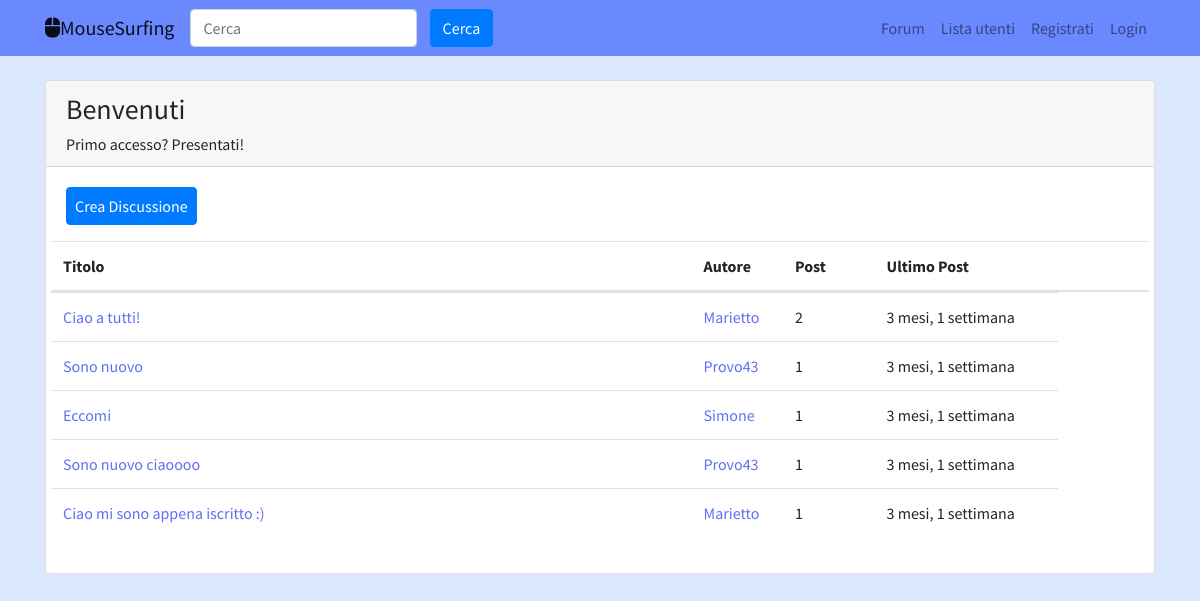
/sezioni/sezione/1, run on the app's committed database.
### logica_sezioni/models.py (models this page shows, shortened)
class Sezione(models.Model):
    nome_sezione = models.CharField(max_length=90)
    descrizione = models.CharField(max_length=90, blank=True, null=True)
    logo_sezione = models.ImageField(blank=True, null=True)
    class Meta:
        verbose_name = "Sezione"
        verbose_name_plural = "Sezioni"

class Discussione(models.Model):
    titolo = models.CharField(max_length=100)
    data_creazione = models.DateTimeField(auto_now_add=True) #la data di creazione della discussione verrà impostata nel momento della creazione dello stesso secondo l'orario attuale.
    autore_discussione = models.ForeignKey(User, on_delete=models.CASCADE, related_name="discussioni")
    sezione_appartenenza = models.ForeignKey(Sezione, on_delete=models.CASCADE) #senza related_name si richiamerà discussione_set
    class Meta:
        verbose_name = "Discussione"
        verbose_name_plural = "Discussioni"
    def get_absolute_url(self):
        return reverse("visualizza_discussione", kwargs={"pk": self.pk})

class Post(models.Model):
    autore_post = models.ForeignKey(User, on_delete=models.CASCADE, related_name = "posts")
    contenuto = models.TextField()
    data_creazione = models.DateTimeField(auto_now_add=True)
    discussione = models.ForeignKey(Discussione, on_delete=models.CASCADE)
    class Meta:
        verbose_name = "Post"
        verbose_name_plural = "Posts"

### logica_sezioni/views.py (the view)
# urls.py: path('sezione/<int:pk>', visualizzaSezione, name='sezione_view'),
def visualizzaSezione(request, pk):
    sezione = get_object_or_404(Sezione, pk=pk)
    discussioni_sezione = Discussione.objects.filter(sezione_appartenenza=sezione).order_by("-data_creazione")
    context = {"sezione": sezione, "discussioni": discussioni_sezione}
    return render(request, "sezioni_singole.html", context)

### logica_sezioni/templates/sezioni_singole.html (shortened to what this page needs)
{% extends 'base.html' %}
{% block content %}
<div class="card my-3">
    <div class="card-header">
        <h3>{{ sezione.nome_sezione }}</h3>
        <h6 class="card-text">{{ sezione.descrizione }}</h6>
    </div>
    <div class="card-body">
        <a class="btn btn-primary px-2 mx-0" href="{% url 'crea_discussione' pk=sezione.pk %}">Crea Discussione</a>
        <table class="table mt-3">
            <thead>
                <tr class="row">
                    <th class="col-lg-7 col-4">Titolo</th>
                    <th class="col-lg-1 col-3">Autore</th>
                    <th class="col-lg-1 col-2">Post</th>
                    <th class="col-lg-3 col-3">Ultimo Post</th>
                </tr>
            </thead>
            <tbody>
                <tr class="row">
                    {% for discussione in discussioni %}
                    <td class="col-lg-7 col-4">
                        <a href="{{ discussione.get_absolute_url }}">{{ discussione.titolo }}</a>
                    </td>
                    <td class="col-lg-1 col-3">
                        <a
                            href="{% url 'profilo_utente' username=discussione.autore_discussione.username %}">{{ discussione.autore_discussione }}</a>
                    </td>
                    <td class="col-lg-1 col-2">{{ discussione.post_set.count }}</td>
                    <td class="col-lg-2 col-3">{{ discussione.post_set.last.data_creazione|timesince }}</td>
                    {% endfor %}
                </tr>
            </tbody>
        </table>
    </div>
</div>
{% endblock content %}

### templates/base.html (shortened to what this page needs)
{% load static %}
<!doctype html>
<html lang="it">
  <head>
    <link rel="stylesheet" href="https://stackpath.bootstrapcdn.com/bootstrap/4.4.1/css/bootstrap.min.css">
    <link rel="stylesheet" href="{% static 'css/stile.css' %}">
  </head>
  <body style="background-color:#dce9fc;">
      <nav class="navbar navbar-expand-lg navbar-light mb-4  " style="background-color: #6b89ff;">
<div class="container">
    <a class="navbar-brand" href="/"><i class="fas fa-mouse"></i>MouseSurfing</a>
                <div class="row">
                    <div class="col-xl-8">
                        <form class="form-inline my-1 my-lg-0" action="{% url 'funzione_cerca' %}">
                          <input  name="q" class="form-control mr-sm-2" type="search" placeholder="Cerca" aria-label="Search">
                    </div>
                    <div class="col-xl-4">
                        <button class="btn btn-primary my-2 my-sm-0" type="submit">Cerca</button>
                    </div>
                </div>
                <div class="collapse navbar-collapse"  text-dark " id="navbarSupportedContent">
                  <ul class="navbar-nav ml-auto">
                    {% if request.path != "/sezioni/" %}
                      <li class="nav-item">
                        <a class="nav-link" href="{% url 'lista_sezioni' %}">Forum<span class="sr-only">(current)</span></a>
                    {% endif %}
                      </li>
                      <li class="nav-item">
                        <a class="nav-link" href="{% url 'user_list' %}">Lista utenti<span class="sr-only">(current)</span></a>
                      </li>
                      {% if request.user.is_authenticated %}
                    <li class="nav-item dropdown">
                              <a class="nav-link dropdown-toggle" href="#" id="navbarDropdown" role="button" data-toggle="dropdown" aria-haspopup="true" aria-expanded="false">
                                {{ request.user.username }}
                              </a>
                       <div class="dropdown-menu" aria-labelledby="navbarDropdown">
                                <a class="dropdown-item" href="{% url 'profilo_utente' username=request.user.username %}">Profilo</a>
                                <a class="dropdown-item" href="{% url 'password_change' %}">Aggiorna Password</a>
                                <div class="dropdown-divider"></div>
                                <a class="dropdown-item" href="{% url 'logout' %}">Esci</a>
                      </div>
                    </li>
                    {% else %}
                      <li class="nav-item">
                        <a class="nav-link" href="{% url 'registrazione_view' %}">Registrati</a>
                      </li>
                      <li class="nav-item">
                        <a class="nav-link" href="{% url 'login' %}">Login</a>
                      </li>
                    {% endif %}
                  </ul>
                </div>
    </nav>
<div class="container">
  {% block content %}
  {% endblock content %}
</div>
  </body>
</html>

### static-storage/css/stile.css (style rules this page uses)
body { font-family: 'Open Sans', sans-serif; font-family: 'Source Sans Pro', sans-serif; }
a, a:hover { color: #616ff2; }

### data on the page
Sezione: nome_sezione "Benvenuti", descrizione "Primo accesso? Presentati!"
Discussione: titolo "Ciao a tutti!", autore_discussione "Marietto", post_set.count "2", post_set.last.data_creazione "3 mesi, 1 settimana"
Discussione: titolo "Sono nuovo", autore_discussione "Provo43", post_set.count "1", post_set.last.data_creazione "3 mesi, 1 settimana"
Discussione: titolo "Eccomi", autore_discussione "Simone", post_set.count "1", post_set.last.data_creazione "3 mesi, 1 settimana"
Discussione: titolo "Sono nuovo ciaoooo", autore_discussione "Provo43", post_set.count "1", post_set.last.data_creazione "3 mesi, 1 settimana"
Discussione: titolo "Ciao mi sono appena iscritto :)", autore_discussione "Marietto", post_set.count "1", post_set.last.data_creazione "3 mesi, 1 settimana"
